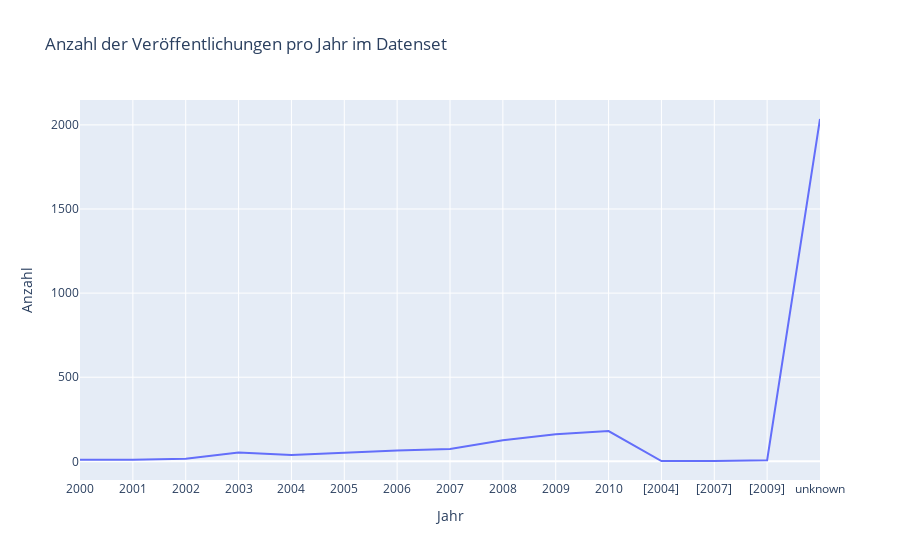

Notebook source saved alongside this figure:
### Code cell
# Diagramm erstellen
fig2 = px.line(jahr_counts.sort_values('jahr'), x='jahr', y='count', height=550,
             title='Anzahl der Veröffentlichungen pro Jahr im Datenset',
             labels={'jahr': 'Jahr', 'count': 'Anzahl'})

# Diagramm anzeigen
fig2.show()

### Figure 1 — Plotly figure (JSON) as saved in the notebook; plotly's stock layout.template omitted (floating-point values rounded to 4 significant figures)
{"data": [{"hovertemplate": "Jahr=%{x}<br>Anzahl=%{y}<extra></extra>", "legendgroup": "", "line": {"color": "#636efa", "dash": "solid"}, "marker": {"symbol": "circle"}, "mode": "lines", "name": "", "orientation": "v", "showlegend": false, "x": ["2000", "2001", "2002", "2003", "2004", "2005", "2006", "2007", "2008", "2009", "2010", "[2004]", "[2007]", "[2009]", "unknown"], "xaxis": "x", "y": [9, 9, 16, 53, 37, 51, 64, 73, 125, 161, 180, 2, 2, 7, 2035], "yaxis": "y", "type": "scatter"}], "layout": {"xaxis": {"anchor": "y", "domain": [0, 1], "title": {"text": "Jahr"}, "type": "category", "range": [0, 14], "autorange": true}, "yaxis": {"anchor": "x", "domain": [0, 1], "title": {"text": "Anzahl"}, "type": "linear", "range": [-110.9, 2148.0], "autorange": true}, "legend": {"tracegroupgap": 0}, "title": {"text": "Anzahl der Veröffentlichungen pro Jahr im Datenset"}, "autosize": true}}
